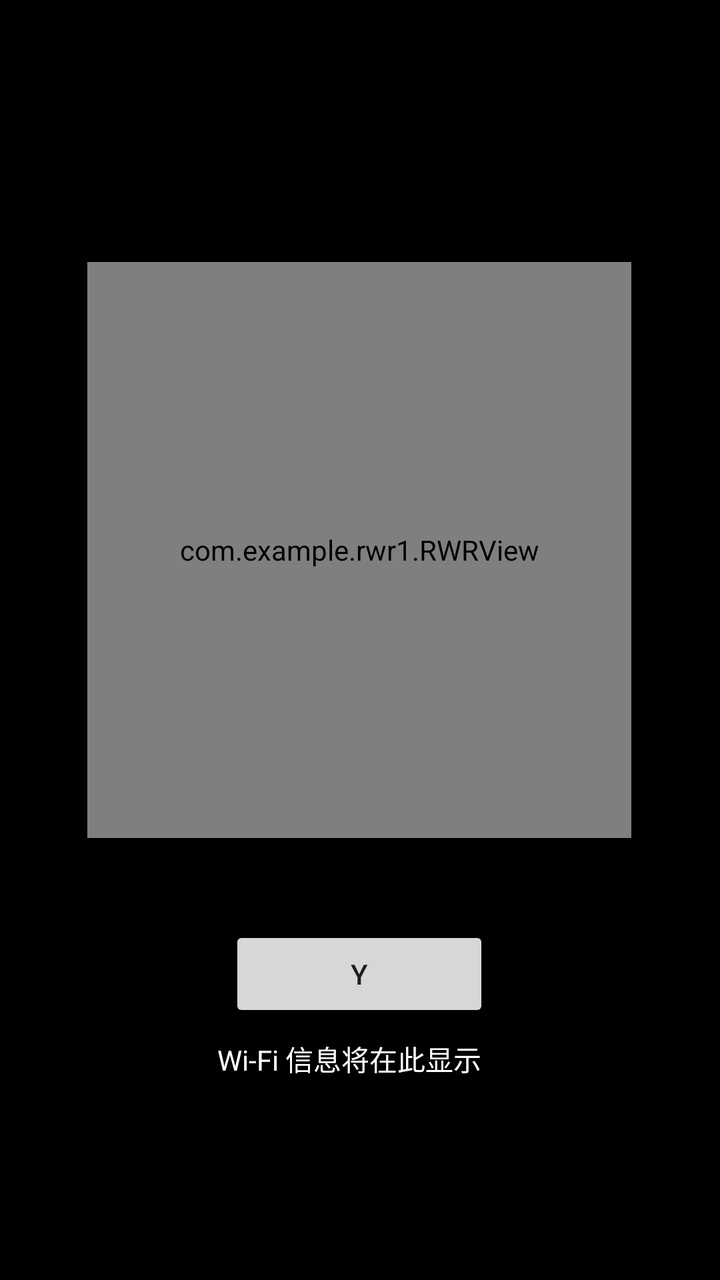
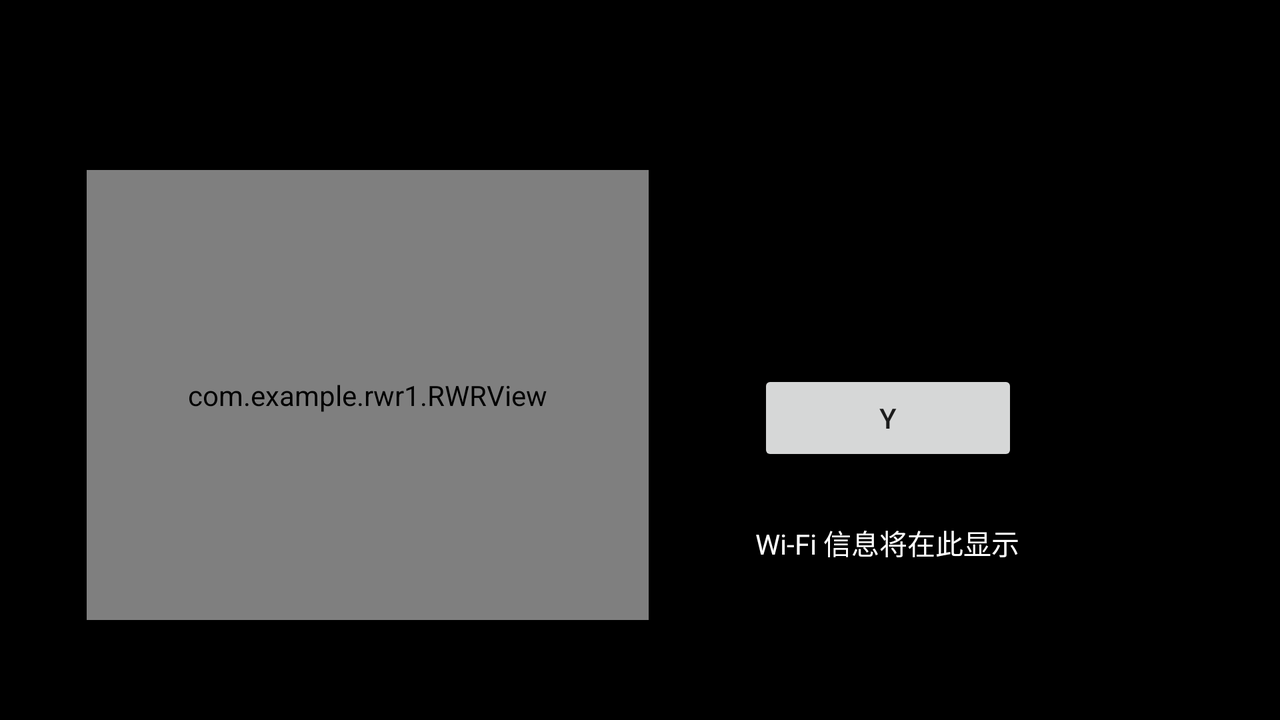

One screen, two layout resources from the same app: the default and the repository's alternative for another configuration. Each is rendered where Android would select it; the XML of both is given below.
<!-- AndroidManifest.xml: activity theme Theme.RWR1 -->
<!-- res/layout/activity_main.xml -->
<?xml version="1.0" encoding="utf-8"?>
<androidx.constraintlayout.widget.ConstraintLayout
    xmlns:android="http://schemas.android.com/apk/res/android"
    xmlns:app="http://schemas.android.com/apk/res-auto"
    xmlns:tools="http://schemas.android.com/tools"
    android:layout_width="match_parent"
    android:layout_height="match_parent"
    android:background="@android:color/black"
    tools:context=".MainActivity">

    <TextView
        android:id="@+id/missile_alert_text"
        android:layout_width="wrap_content"
        android:layout_height="wrap_content"
        android:background="@color/green"
        android:padding="4dp"
        android:text="敌导弹"
        android:textColor="@android:color/black"
        android:textSize="42sp"
        android:visibility="invisible"
        app:layout_constraintBottom_toTopOf="@+id/rwr_display"
        app:layout_constraintEnd_toEndOf="parent"
        app:layout_constraintHorizontal_bias="0.498"
        app:layout_constraintStart_toStartOf="parent"
        app:layout_constraintTop_toTopOf="parent"
        app:layout_constraintVertical_bias="1.0" />

    <com.example.rwr1.RWRView
        android:id="@+id/rwr_display"
        android:layout_width="272dp"
        android:layout_height="288dp"
        android:layout_marginBottom="44dp"
        app:layout_constraintBottom_toTopOf="@+id/y_button"
        app:layout_constraintEnd_toEndOf="parent"
        app:layout_constraintHorizontal_bias="0.496"
        app:layout_constraintStart_toStartOf="parent" />

    <Button
        android:id="@+id/y_button"
        android:layout_width="130dp"
        android:layout_height="wrap_content"
        android:layout_marginBottom="8dp"
        android:text="Y"
        app:layout_constraintBottom_toTopOf="@+id/network_list"
        app:layout_constraintEnd_toEndOf="parent"
        app:layout_constraintHorizontal_bias="0.498"
        app:layout_constraintStart_toStartOf="parent"
        tools:ignore="HardcodedText" />

    <TextView
        android:id="@+id/network_list"
        android:layout_width="142dp"
        android:layout_height="41dp"
        android:layout_marginBottom="80dp"
        android:text="Wi-Fi 信息将在此显示"
        android:textColor="@android:color/white"
        app:layout_constraintBottom_toBottomOf="parent"
        app:layout_constraintEnd_toEndOf="parent"
        app:layout_constraintHorizontal_bias="0.498"
        app:layout_constraintStart_toStartOf="parent" />

</androidx.constraintlayout.widget.ConstraintLayout>
<!-- resources referenced by this layout -->
<resources>
  <style name="Theme.RWR1" parent="Base.Theme.RWR1" />
  <style name="Base.Theme.RWR1" parent="Theme.AppCompat.Light.DarkActionBar">
          <item name="colorPrimary">@color/purple_500</item>
          <item name="colorPrimaryVariant">@color/purple_700</item>
          <item name="colorOnPrimary">@color/white</item>
          <item name="colorSecondary">@color/teal_200</item>
          <item name="colorSecondaryVariant">@color/teal_700</item>
          <item name="colorOnSecondary">@color/black</item>
          <item name="android:statusBarColor">?attr/colorPrimaryVariant</item>
      </style>
</resources>
<!-- res/layout-land/activity_main.xml (the repository's variant of the layout above) -->
<!-- drawn on the phone turned sideways -->
<?xml version="1.0" encoding="utf-8"?>
<androidx.constraintlayout.widget.ConstraintLayout xmlns:android="http://schemas.android.com/apk/res/android"
    xmlns:app="http://schemas.android.com/apk/res-auto"
    xmlns:tools="http://schemas.android.com/tools"
    android:layout_width="match_parent"
    android:layout_height="match_parent"
    android:background="@android:color/black"
    tools:context=".MainActivity">

    <TextView
        android:id="@+id/missile_alert_text"
        android:layout_width="wrap_content"
        android:layout_height="wrap_content"
        android:layout_marginStart="281dp"
        android:layout_marginTop="136dp"
        android:background="@color/green"
        android:padding="4dp"
        android:text="敌导弹"
        android:textColor="@android:color/black"
        android:textSize="42sp"
        android:visibility="invisible"
        app:layout_constraintStart_toStartOf="@+id/rwr_display"
        app:layout_constraintTop_toTopOf="parent" />

    <com.example.rwr1.RWRView
        android:id="@+id/rwr_display"
        android:layout_width="281dp"
        android:layout_height="225dp"
        android:layout_marginBottom="50dp"
        app:layout_constraintBottom_toBottomOf="parent"
        app:layout_constraintEnd_toEndOf="parent"
        app:layout_constraintHorizontal_bias="0.121"
        app:layout_constraintStart_toStartOf="parent" />

    <Button
        android:id="@+id/y_button"
        android:layout_width="130dp"
        android:layout_height="wrap_content"
        android:layout_marginBottom="28dp"
        android:text="Y"
        app:layout_constraintBottom_toTopOf="@+id/network_list"
        app:layout_constraintEnd_toEndOf="parent"
        app:layout_constraintHorizontal_bias="0.743"
        app:layout_constraintStart_toStartOf="parent"
        tools:ignore="HardcodedText" />

    <TextView
        android:id="@+id/network_list"
        android:layout_width="137dp"
        android:layout_height="43dp"
        android:layout_marginBottom="56dp"
        android:text="Wi-Fi 信息将在此显示"
        android:textColor="@android:color/white"
        app:layout_constraintBottom_toBottomOf="parent"
        app:layout_constraintEnd_toEndOf="parent"
        app:layout_constraintHorizontal_bias="0.751"
        app:layout_constraintStart_toStartOf="parent" />

</androidx.constraintlayout.widget.ConstraintLayout>
